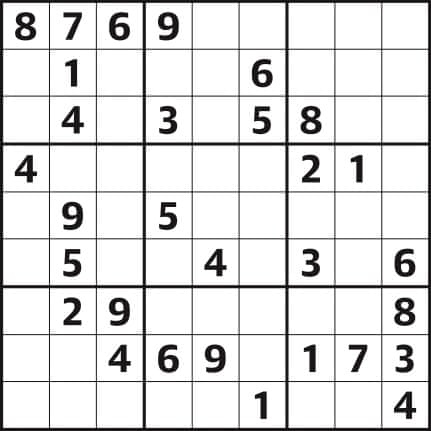
#> input picture test.jpg, 431 x 431 px, found by its file name
$ python vision.py
#> lines starting #> are read from the running program, lines starting #| are printed output that depends on the picture; after the words box and inside, x2 and y2 are one past the last pixel; in counts of white or black regions, pixels touching at a corner belong together
import imutils
import cv2
from matplotlib import pyplot as plt
import numpy as np

image = cv2.imread("./test.jpg")
#> image is the input picture: shape (431, 431, 3); mean B, G, R 224, 223.9, 224.1
gray = cv2.cvtColor(image, cv2.COLOR_BGR2GRAY)
blurred = cv2.GaussianBlur(gray, (5, 5), 0)
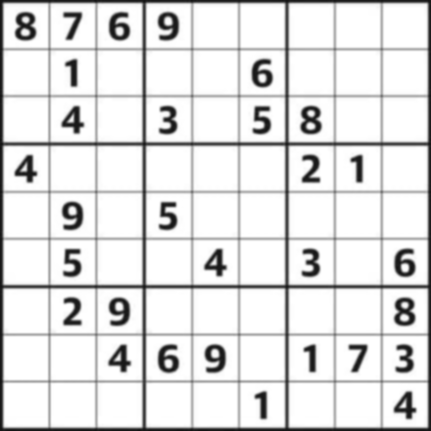
#> blurred: shape (431, 431); min 18, max 255, mean 224
edged = cv2.Canny(blurred, 90, 150, apertureSize=3)
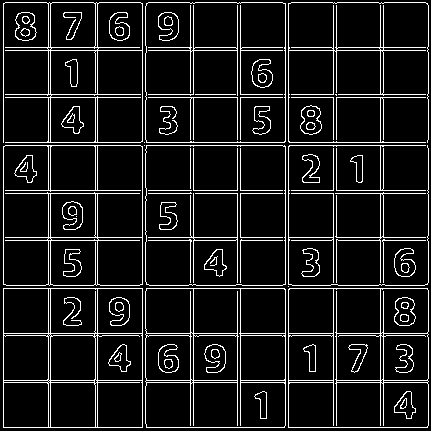
#> edged: shape (431, 431); 9.9% white in thin lines or dots
kernel = np.ones((3, 3), np.uint8)
dialated = cv2.dilate(edged, kernel, iterations=1)
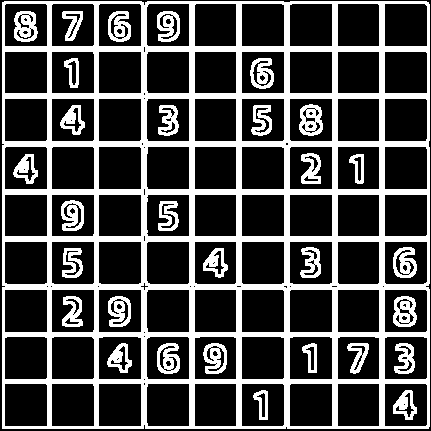
#> dialated: shape (431, 431); 28.8% white; 31 white regions, largest, box (x1, y1, x2, y2) and area: (2, 1, 430, 429) 41884, (14, 11, 38, 42) 507, (299, 104, 323, 136) 501

plt.imshow(dialated, cmap='gray')
plt.show()
